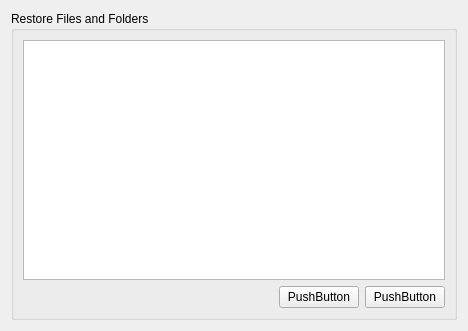
<?xml version="1.0" encoding="UTF-8"?>
<ui version="4.0">
 <class>Mirall::RestoreWidget</class>
 <widget class="QWidget" name="Mirall::RestoreWidget">
  <property name="geometry">
   <rect>
    <x>0</x>
    <y>0</y>
    <width>468</width>
    <height>331</height>
   </rect>
  </property>
  <property name="windowTitle">
   <string>Form</string>
  </property>
  <layout class="QVBoxLayout" name="verticalLayout_2">
   <item>
    <widget class="QGroupBox" name="generalGroupBox">
     <property name="title">
      <string>Restore Files and Folders</string>
     </property>
     <layout class="QGridLayout" name="gridLayout_2">
      <item row="0" column="0">
       <layout class="QVBoxLayout" name="verticalLayout">
        <item>
         <widget class="QTreeView" name="treeViewRemote">
          <property name="selectionMode">
           <enum>QAbstractItemView::NoSelection</enum>
          </property>
         </widget>
        </item>
       </layout>
      </item>
      <item row="1" column="0">
       <layout class="QHBoxLayout" name="horizontalLayout_2">
        <item>
         <spacer name="horizontalSpacer">
          <property name="orientation">
           <enum>Qt::Horizontal</enum>
          </property>
          <property name="sizeHint" stdset="0">
           <size>
            <width>40</width>
            <height>20</height>
           </size>
          </property>
         </spacer>
        </item>
        <item>
         <layout class="QHBoxLayout" name="spinnerLayout"/>
        </item>
        <item>
         <spacer name="horizontalSpacer_2">
          <property name="orientation">
           <enum>Qt::Horizontal</enum>
          </property>
          <property name="sizeHint" stdset="0">
           <size>
            <width>40</width>
            <height>20</height>
           </size>
          </property>
         </spacer>
        </item>
        <item>
         <widget class="QPushButton" name="pushButton">
          <property name="text">
           <string>PushButton</string>
          </property>
         </widget>
        </item>
        <item>
         <widget class="QPushButton" name="pushButton_2">
          <property name="text">
           <string>PushButton</string>
          </property>
         </widget>
        </item>
       </layout>
      </item>
     </layout>
    </widget>
   </item>
  </layout>
 </widget>
 <resources/>
 <connections/>
</ui>
